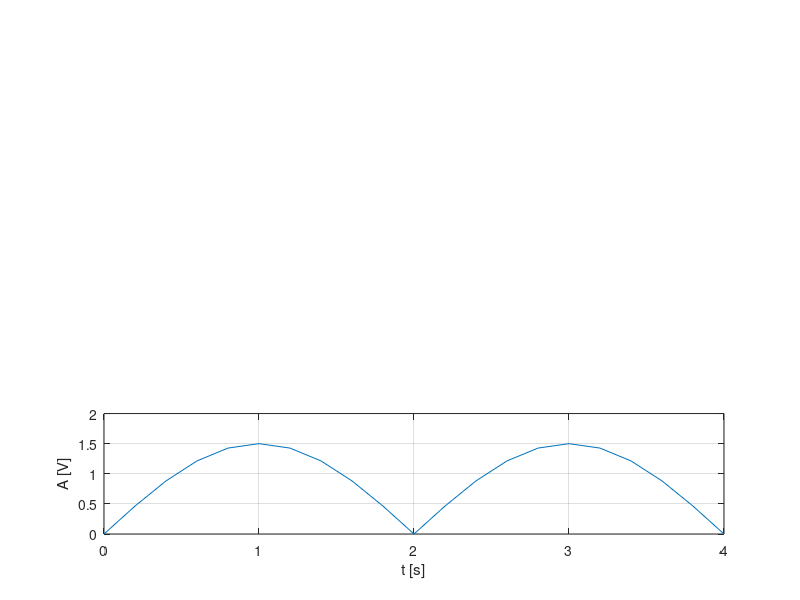

Reproduce this figure in MATLAB.
%200ms
t=0:0.2:4;
f=0.25;
w=2*pi*f;
s=1.5*abs(sin(w*t));
subplot(3,1,3)
plot(t,s),grid,xlabel('t [s]'),ylabel('A [V]');